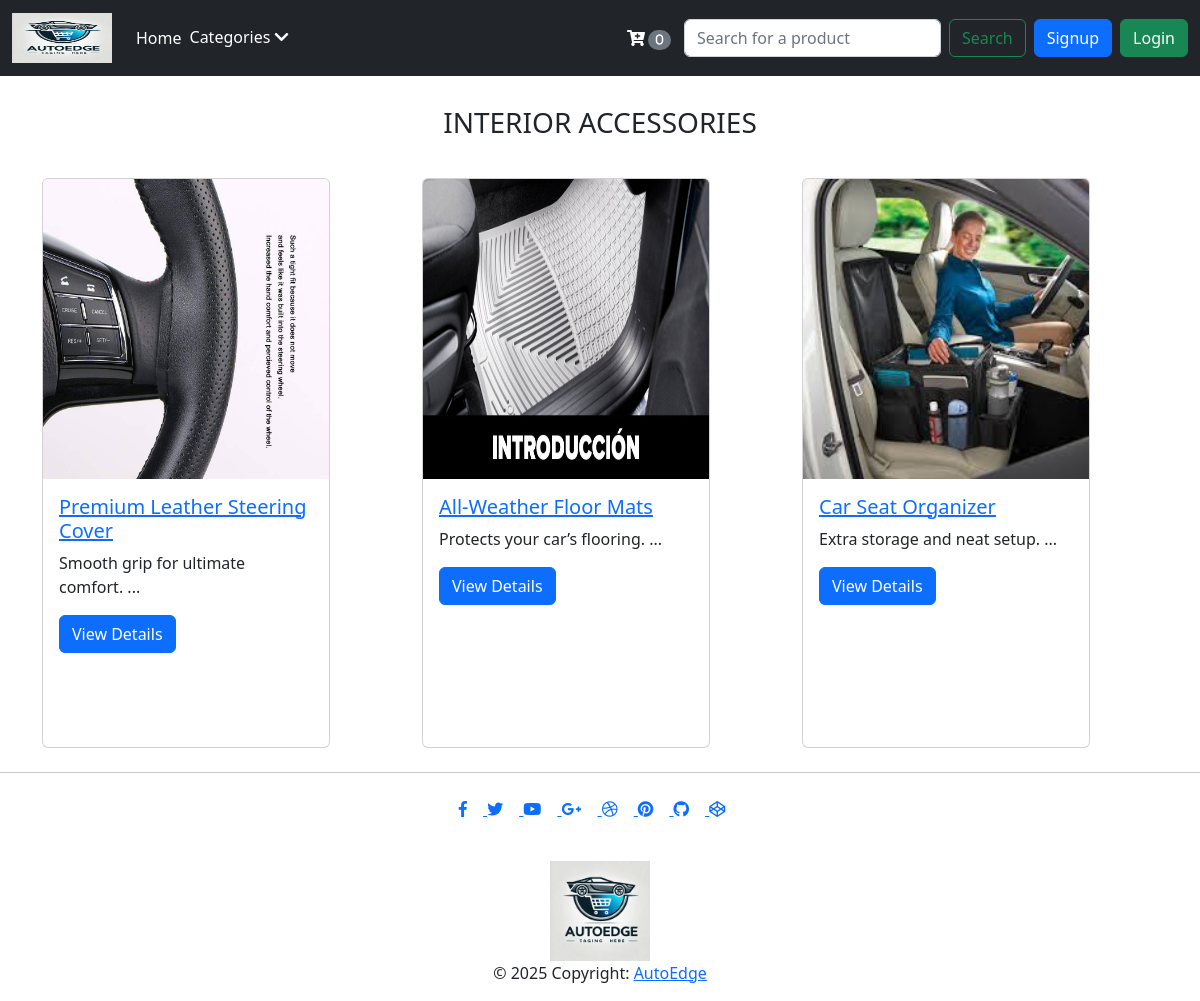
Page /categoryPage.php?cat=Interior Accessories on the committed database.
### tables this page shows
CREATE TABLE `products` (
  `product_id` int(11) NOT NULL,
  `product_name` varchar(255) NOT NULL,
  `product_description` text NOT NULL,
  `product_category` varchar(255) NOT NULL,
  `product_price` int(11) NOT NULL,
  `product_stock` int(11) NOT NULL,
  `product_image` text NOT NULL,
  `product_timestamp` date NOT NULL DEFAULT current_timestamp()
);

### categoryPage.php (the view, shortened to what this page needs)
<!DOCTYPE html>
<html lang="en">
<head>
    <link href="https://cdn.jsdelivr.net/npm/bootstrap@5.2.2/dist/css/bootstrap.min.css" rel="stylesheet"
>
</head>
<body>
    <?php include 'utils/_header.php';
    include 'utils/_dbconnect.php'
    ?>
    <div class="container">
        <div class="row">
            <?php
            $getCat = $_GET["cat"];
            $sql = "SELECT * FROM `products` WHERE product_category = '$getCat'";
            $result = mysqli_query($conn, $sql);
            echo'<h3 class="text-center" style="margin-top: 30px;">'.strtoupper($getCat).'</h3>';
            while ($row = mysqli_fetch_assoc($result)) {
                $id = $row['product_id'];
                $name = $row['product_name'];
                $desc = $row['product_description'];
                $img = $row['product_image'];
            echo'
            <div class="col-md-4">
                <div class="card" style="height:570px ;width: 18rem; margin-top: 30px;">
                    <img src="/autoEdge/uploads/'.$img.'" class="card-img-top" alt="'.$name.'" height="300" width="300">
                    <div class="card-body">
                        <h5 class="card-title"><a href="/autoEdge/productPage.php?productId='.$id.'">'.$name.'</a></h5>
                        <p class="card-text">'.substr($desc,0,200).' ...</p>
                        <a href="/autoEdge/productPage.php?productId='.$id.'" class="btn btn-primary">View Details</a>
                    </div>
                </div>
            </div>';}
            ?>
        </div>
    </div>
    <?php include 'utils/_footer.php' ?>
</body>
</html>

### utils/_header.css (style rules this page uses)
body { font-family: "Trebuchet MS",sans-serif; }

### rows in the picture
products: product_image (picture), product_name "Premium Leather Steering Cover", product_description "Smooth grip for ultimate comfort."
products: product_image (picture), product_name "All-Weather Floor Mats", product_description "Protects your car’s flooring."
products: product_image (picture), product_name "Car Seat Organizer", product_description "Extra storage and neat setup."

### other values in the picture
$c "0"
$getCat "INTERIOR ACCESSORIES"
